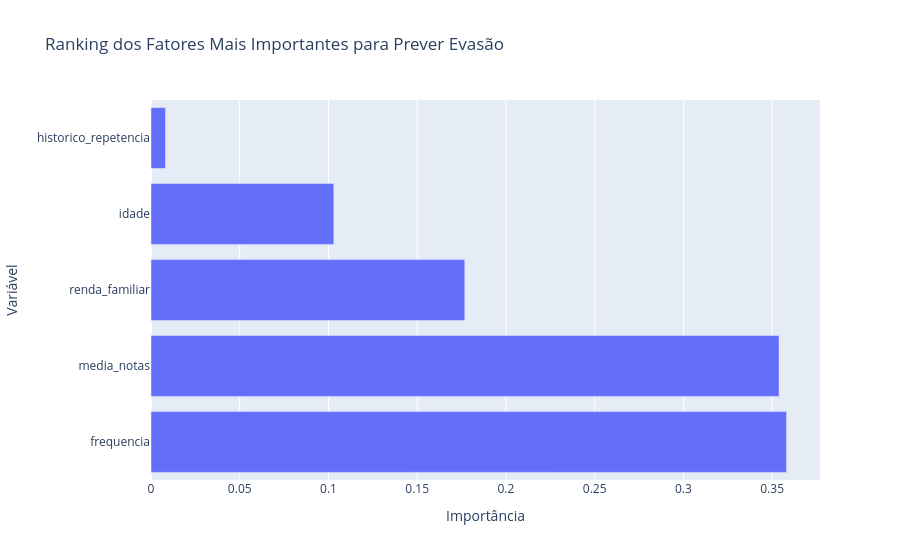

Notebook source saved alongside this figure:
### Code cell
fig = px.bar(
    importancias,
    x="Importância",
    y="Variável",
    orientation="h",
    title="Ranking dos Fatores Mais Importantes para Prever Evasão"
)

fig.show()

### Figure 1 — Plotly figure (JSON) as saved in the notebook; plotly's stock layout.template omitted (floating-point values rounded to 4 significant figures)
{"data": [{"hovertemplate": "Importância=%{x}<br>Variável=%{y}<extra></extra>", "legendgroup": "", "marker": {"color": "#636efa", "pattern": {"shape": ""}}, "name": "", "orientation": "h", "showlegend": false, "textposition": "auto", "type": "bar", "x": [0.3581, 0.3539, 0.1768, 0.103, 0.008157], "xaxis": "x", "y": ["frequencia", "media_notas", "renda_familiar", "idade", "historico_repetencia"], "yaxis": "y"}], "layout": {"barmode": "relative", "legend": {"tracegroupgap": 0}, "title": {"text": "Ranking dos Fatores Mais Importantes para Prever Evasão"}, "xaxis": {"anchor": "y", "domain": [0, 1], "title": {"text": "Importância"}}, "yaxis": {"anchor": "x", "domain": [0, 1], "title": {"text": "Variável"}}}}
